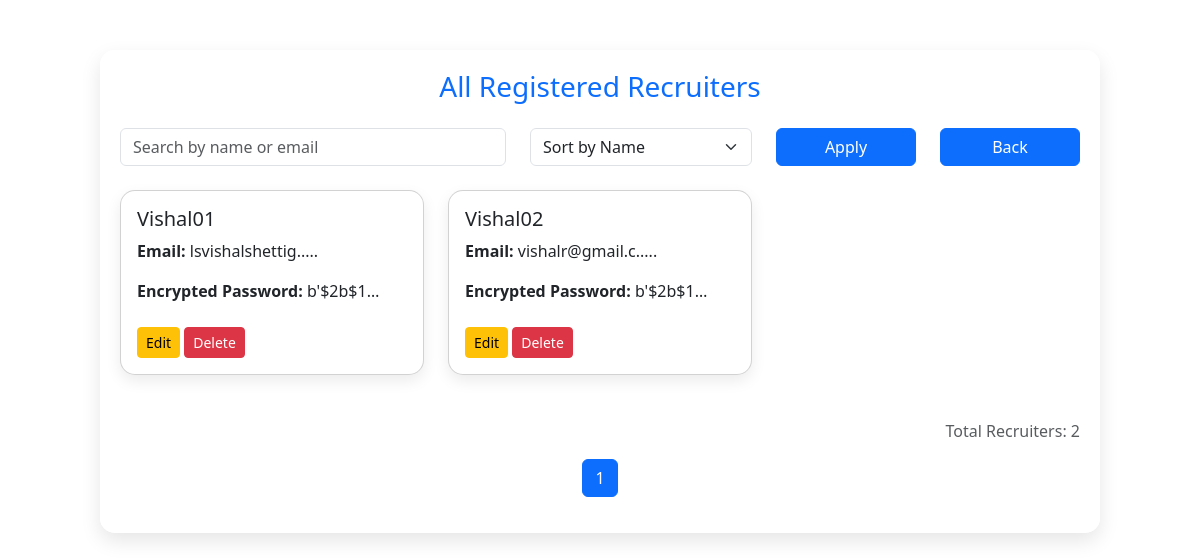
Page /view-recruiters on the earlier database version.
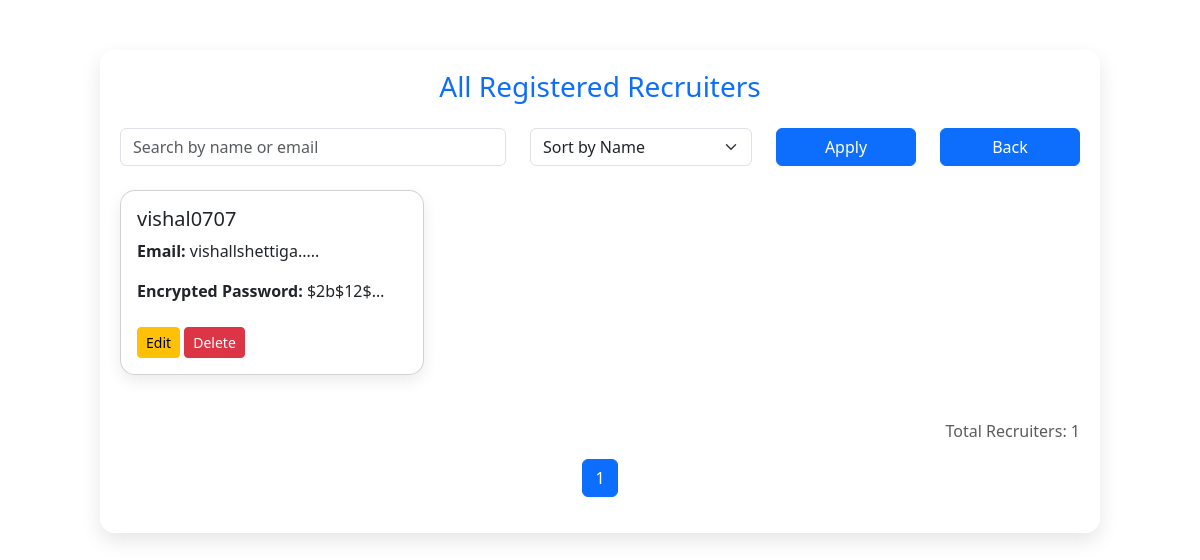
Same page on the later database version.
### tables this page shows
CREATE TABLE recruiter (
        id INTEGER PRIMARY KEY AUTOINCREMENT,
        username TEXT NOT NULL UNIQUE,
        email TEXT NOT NULL,
        password TEXT NOT NULL,
        company TEXT
    );

### app.py (the view)
@app.route('/view-recruiters')
def view_recruiters():
    conn = get_db_connection()
    cursor = conn.cursor()
    search = request.args.get('search', '')
    sort = request.args.get('sort', 'username')
    page = int(request.args.get('page', 1))
    per_page = 6
    query = "SELECT * FROM recruiter"
    params = []
    if search:
        query += " WHERE username LIKE ? OR email LIKE ?"
        params.extend([f"%{search}%", f"%{search}%"])
    query += f" ORDER BY {sort}"
    cursor.execute(query, params)
    all_recruiters = cursor.fetchall()
    total = len(all_recruiters)
    total_pages = (total + per_page - 1) // per_page
    recruiters = all_recruiters[(page - 1) * per_page: page * per_page]
    edit_id = request.args.get("edit_id")
    edit_recruiter = None
    if edit_id:
        cursor.execute("SELECT * FROM recruiter WHERE id = ?", (edit_id,))
        edit_recruiter = cursor.fetchone()
    conn.close()
    return render_template(
        "view_recruiters.html",
        recruiters=[dict(r) for r in recruiters],
        edit_recruiter=dict(edit_recruiter) if edit_recruiter else None,
        page=page,
        total_pages=total_pages,
        total_recruiters=total,
        action_status=request.args.get("status")
    )

### app.py (called while the page is built)
def get_db_connection():
    conn = sqlite3.connect('career_counselor.db')
    conn.row_factory = sqlite3.Row
    return conn

### templates/view_recruiters.html (shortened to what this page needs)
<!DOCTYPE html>
<html lang="en">
<head>
  <link rel="stylesheet" href="https://cdn.jsdelivr.net/npm/bootstrap@5.3.0/dist/css/bootstrap.min.css">
</head>
<body>
  <div class="container user-container">
    <h3 class="text-center text-primary mb-4">All Registered Recruiters</h3>
    {% if edit_recruiter %}
    <div class="edit-card">
  <h5 class="text-center">Edit Recruiter</h5>
  <form method="POST" action="/edit-recruiter/{{ edit_recruiter.id }}">
    <div class="mb-3">
      <label>Username</label>
      <input type="text" name="username" value="{{ edit_recruiter.username }}" class="form-control" required />
    </div>
    <div class="mb-3">
      <label>Email</label>
      <input type="email" name="email" value="{{ edit_recruiter.email }}" class="form-control" required />
    </div>
    <div class="mb-3">
      <label>Password</label>
      <input type="text" name="password" value="{{ edit_recruiter.password }}" class="form-control" required />
    </div>
    <button type="submit" class="btn btn-success w-100">Update</button>
  </form>
</div>
    {% else %}
    <form method="GET" action="/view-recruiters" class="row mb-4">
      <div class="col-md-5">
        <input type="text" class="form-control" name="search" placeholder="Search by name or email" value="{{ request.args.get('search', '') }}">
      </div>
      <div class="col-md-3">
        <select name="sort" class="form-select">
          <option value="username" {% if request.args.get('sort') == 'username' %}selected{% endif %}>Sort by Name</option>
        </select>
      </div>
      <div class="col-md-2">
        <button type="submit" class="btn btn-primary w-100">Apply</button>
      </div>
      <div class="col-md-2">
        <a href="/admin-dashboard" class="btn btn-primary w-100">Back</a>
      </div>
    </form>
    <div class="row">
      {% for recruiter in recruiters %}
      <div class="col-md-4">
        <div class="card user-card p-3">
          <h5>{{ recruiter.username }}</h5>
          <p class="truncate"><strong>Email:</strong> {{ recruiter.email[:15] }}{% if recruiter.email|length > 15 %}.....{% endif %}</p>
          <p class="truncate"><strong>Encrypted Password:</strong> {{ recruiter.password[:15] }}{% if recruiter.password|length > 15 %}.....{% endif %}</p>
          <div class="mt-2">
            <a href="/view-recruiters?edit_id={{ recruiter.id }}" class="btn btn-warning btn-sm">Edit</a>
            <form action="/delete-recruiter/{{ recruiter.id }}" method="POST" class="d-inline">
              <button type="submit" class="btn btn-danger btn-sm" onclick="return confirm('Are you sure you want to delete this recruiter?')">Delete</button>
            </form>
          </div>
        </div>
      </div>
      {% endfor %}
    </div>
    <p class="mt-4 text-end text-muted">Total Recruiters: {{ total_recruiters }}</p>
    <nav aria-label="Page navigation example">
      <ul class="pagination justify-content-center">
        {% for p in range(1, total_pages + 1) %}
        <li class="page-item {% if p == page %}active{% endif %}"><a class="page-link" href="?page={{ p }}&search={{ request.args.get('search', '') }}&sort={{ request.args.get('sort', '') }}">{{ p }}</a></li>
        {% endfor %}
      </ul>
    </nav>
    {% endif %}
  </div>
</body>
</html>

Differences in the rows shown:
removed recruiter: username "Vishal02", email "vishalr@gmail.c", password "b'$2b$1…"
changed recruiter: username "Vishal01" → "vishal0707"; email "lsvishalshettig" → "vishallshettiga"; password "b'$2b$1…" → "$2b$12$…"
Other differences:
{{ total_recruiters }}: "2" → "1"
